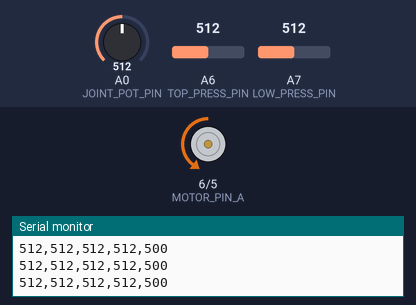
The sketch below on a simulated Arduino Nano, built with avr-gcc and run on an emulated ATmega328P. Parts: motor-driver pin pairs drawn as motors (green arrow = first pin HIGH = forward, orange = second pin HIGH = backward, longer = more drive), the last lines printed to the serial monitor. Inputs (shaded band) come from the test bench; at power-on: A0 (JOINT_POT_PIN) = 512, A6 (TOP_PRESS_PIN) = 512, A7 (LOW_PRESS_PIN) = 512.

Above: at 1.2 s.
1.3 s: A0 (JOINT_POT_PIN) set to 592
2.8 s: A0 (JOINT_POT_PIN) set to 613
At 3.6 s:
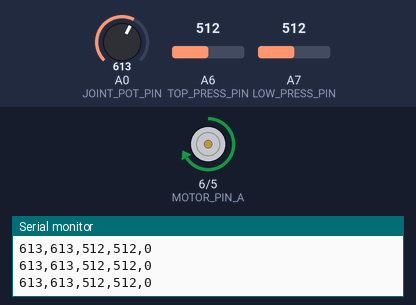
4.3 s: A6 (TOP_PRESS_PIN) set to 107
7.3 s: A6 (TOP_PRESS_PIN) set to 93
8.8 s: A7 (LOW_PRESS_PIN) set to 110
10.3 s: A7 (LOW_PRESS_PIN) set to 89
Timing chart, 0 to 13.3 s (numbered marks = the images above; inputs shaded):
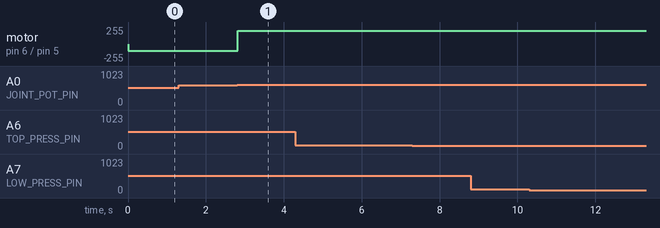

Measured:
- the behaviour switches between 600 and 601 on A0 (JOINT_POT_PIN) (found by bisection; images 0 and 1)
- after the input at 2.8 s, motor on pin 6 (MOTOR_PIN_A) / pin 5 (MOTOR_PIN_B): backward 100/255 → forward 200/255 at once

The sketch:

blocking.ino
```cpp
/*************************************
 * Janey Farina
 * ES 100
 * Haptic Glove finger tracking test 2
 *************************************/


//////////////////////////////////////////////////////////////////////////////
// SETUP
//////////////////////////////////////////////////////////////////////////////


// Pin Definitions
#define TOP_PRESS_PIN A6
#define LOW_PRESS_PIN A7
#define MOTOR_PIN_A 6
#define MOTOR_PIN_B 5
#define JOINT_POT_PIN A0
#define ENCODER_PIN_A A1
#define ENCODER_PIN_B A2

// Zone definitions
#define FREE 1
#define BLOCK 0
#define TOUCH 1
#define NO_TOUCH 0

int refAngle;
int zone;

void setup() {
  pinMode(TOP_PRESS_PIN, INPUT);
  pinMode(LOW_PRESS_PIN, INPUT);
  pinMode(MOTOR_PIN_A, OUTPUT);
  pinMode(MOTOR_PIN_B, OUTPUT);
  pinMode(JOINT_POT_PIN, INPUT);
  pinMode(ENCODER_PIN_A, INPUT);
  pinMode(ENCODER_PIN_B, INPUT);

  Serial.begin(9600);

  refAngle = 600;
  zone = FREE;
}


//////////////////////////////////////////////////////////////////////////////
// Main Loop
//////////////////////////////////////////////////////////////////////////////


void loop() {
  int angle = analogRead(JOINT_POT_PIN);
  int topPress = analogRead(TOP_PRESS_PIN);
  int lowPress = analogRead(LOW_PRESS_PIN);
  zone = getZone(angle);

  Serial.print(angle);
  Serial.print(",");
  Serial.print(angle);
  Serial.print(",");
  Serial.print(topPress);
  Serial.print(",");
//  Serial.print(topPress);
//  Serial.print(",");
  Serial.print(lowPress);
  Serial.print(",");
//  Serial.println(zone * 500);


  if (zone == FREE){

    if (topPress < 900 || lowPress < 900){
      forward(100);
      Serial.println(500);
    }
    else{
      Serial.println(250);
      motorstop();
    }
  }
  else if (zone == BLOCK){
//      Serial.println("blocks");
  Serial.println(0);

    reverse(200);
  }
  else{
    motorstop();
  }


  delay(10);
}

//////////////////////////////////////////////////////////////////////////////
// Magic Functions
//////////////////////////////////////////////////////////////////////////////


int getZone(int angle){
  if (angle > refAngle){
    return BLOCK;

  }
  else{
    return FREE;
  }
}


//////////////////////////////////////////////////////////////////////////////
// Motor Control
//////////////////////////////////////////////////////////////////////////////


void forward(int mspeed) {
  digitalWrite(MOTOR_PIN_A, LOW);
  analogWrite(MOTOR_PIN_B, mspeed);
}

void reverse(int mspeed) {
  analogWrite(MOTOR_PIN_A, mspeed);
  digitalWrite(MOTOR_PIN_B, LOW);
}

void motorstop() {
  digitalWrite(MOTOR_PIN_A, LOW);
  digitalWrite(MOTOR_PIN_B, LOW);
}
```
